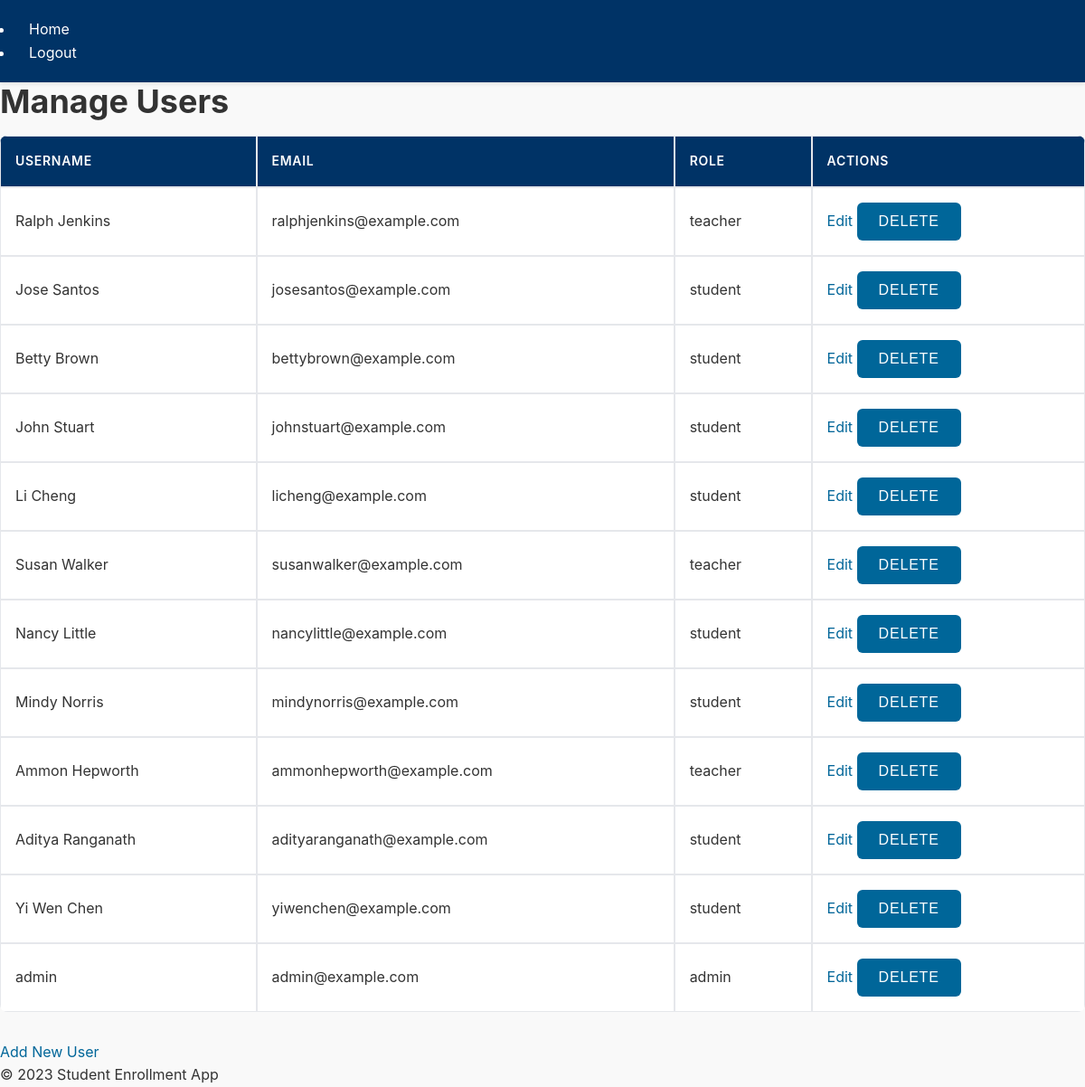
Page /admin/users (signed in) on the earlier database version.
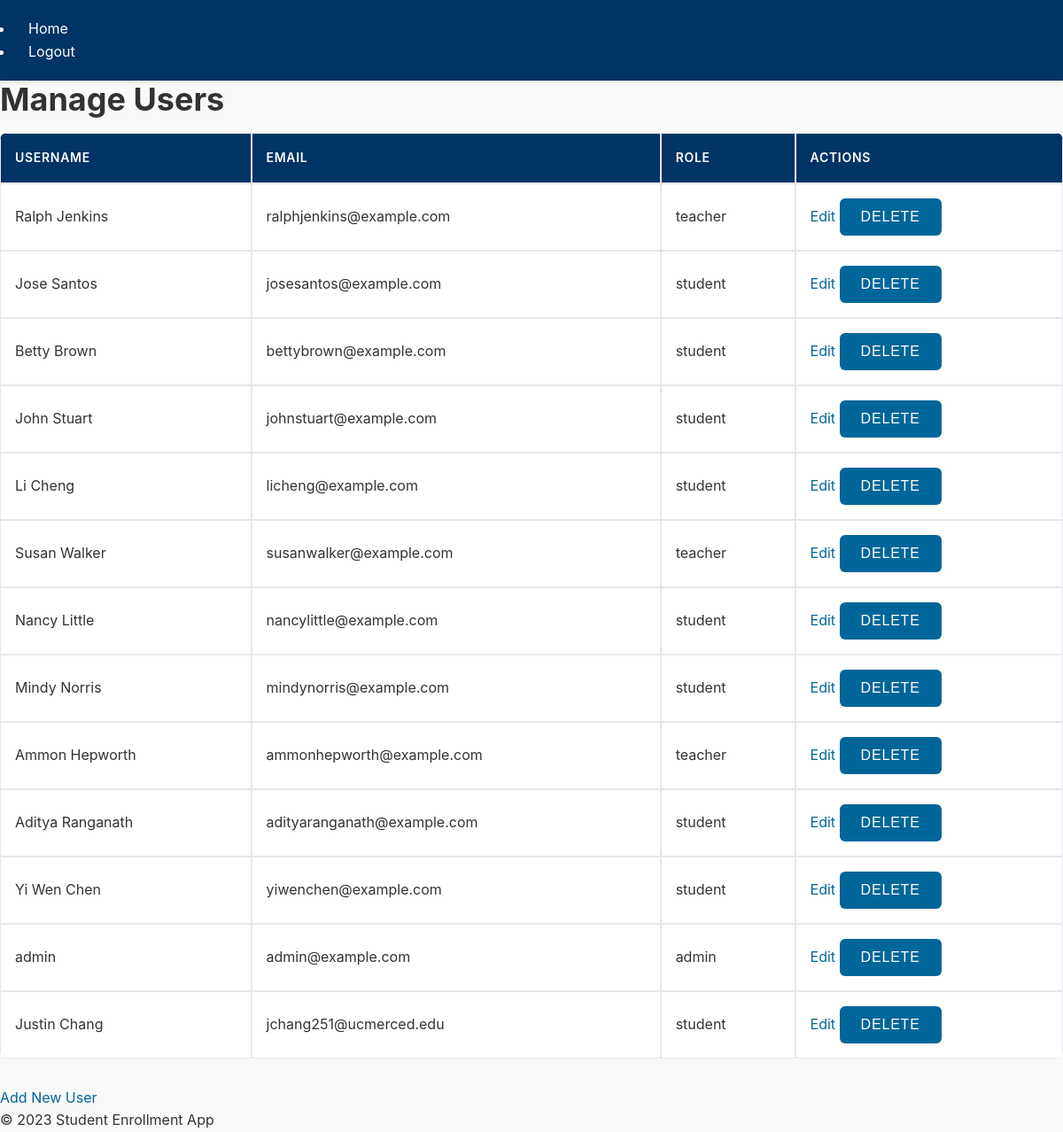
Same page on the later database version.
### app/models.py (models this page shows, shortened)
class User(UserMixin, db.Model):
    id = db.Column(db.Integer, primary_key=True)
    username = db.Column(db.String(64), index=True, unique=True, nullable=False)
    email = db.Column(db.String(120), index=True, unique=True, nullable=False)
    password_hash = db.Column(db.String(128), nullable=False)
    role = db.Column(db.String(20), nullable=False)  # student, teacher, or admin
    enrollments = db.relationship('Enrollment', backref='student', lazy='dynamic')

### app/routes.py (the view)
    @app.route('/admin/users')
    @login_required
    def admin_users():
        if admin_required(): return admin_required()
        users = User.query.all()
        return render_template('admin/users.html', users=users)

### app/__init__.py (called while the page is built)
def create_app():
    app = Flask(__name__)
    app.config.from_object(Config)
    db.init_app(app)
    login_manager.init_app(app)
    admin.name = 'Admin Mode'
    admin.url = '/admin_panel'
    admin.init_app(app)
    with app.app_context():
        from app.models import User, Course, Enrollment
        admin.add_view(ModelView(User, db.session))
        admin.add_view(ModelView(Course, db.session))
        admin.add_view(ModelView(Enrollment, db.session))
        db.create_all()
    from app.routes import init_routes
    init_routes(app)
    @login_manager.user_loader
    def load_user(user_id):
        return User.query.get(int(user_id))
    return app

### app/templates/admin/users.html
{% extends 'base.html' %}
{% block content %}
<h1>Manage Users</h1>
<table>
    <thead>
        <tr>
            <th>Username</th>
            <th>Email</th>
            <th>Role</th>
            <th>Actions</th>
        </tr>
    </thead>
    <tbody>
        {% for user in users %}
        <tr>
            <td>{{ user.username }}</td>
            <td>{{ user.email }}</td>
            <td>{{ user.role }}</td>
            <td>
                <a href="{{ url_for('admin_edit_user', user_id=user.id) }}">Edit</a>
                <form action="{{ url_for('admin_delete_user', user_id=user.id) }}" method="post" style="display:inline;">
                    <button type="submit" onclick="return confirm('Are you sure you want to delete this user?');">Delete</button>
                </form>
            </td>
        </tr>
        {% endfor %}
    </tbody>
</table>
<a href="{{ url_for('admin_new_user') }}">Add New User</a>
{% endblock %}

Differences in the rows shown:
added User: username "Justin Chang", email "jchang251@ucmerced.edu", role "student"
